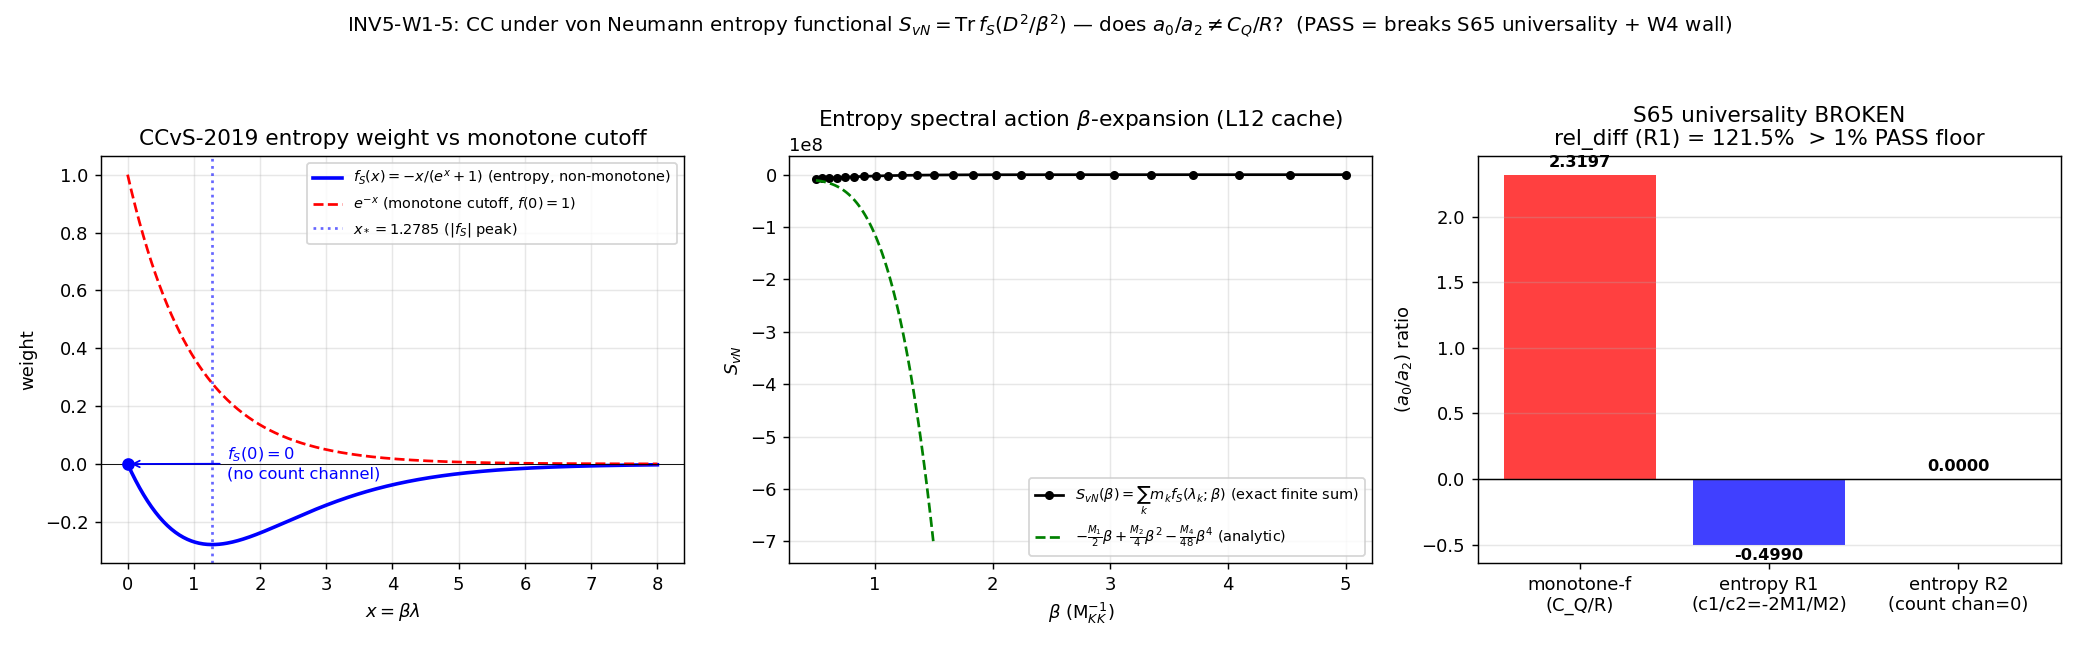

The Python source for this figure:
#!/usr/bin/env python3
"""
INV5 W1-5 — Cosmological constant under the von Neumann ENTROPY spectral functional
===================================================================================

Gate: INV5-W1-5-ENTROPY-FUNCTIONAL-CC-A0-A2-RATIO ([SIGN])

Pre-registered threshold (plan §W1-5):
  operator: |(a_0/a_2)_{S_vN} - C_Q/R| / |C_Q/R| > rel_floor   (DIFFERS = breaks universality)
  strict_PASS_boundary: rel_floor = 0.01  (1%), direction ">"
  PASS  iff rel_diff > 1%   (entropy functional BREAKS the S65 a_0/a_2 = C_Q/R universality + W4 wall)
  FAIL  iff rel_diff <= 1%  (universality survives the non-monotone functional)
  INFO  iff the beta-expansion c_k do not converge cleanly on the L12 cache, OR the
            a_0-analog / a_2-analog identification is ambiguous (continuum limit needed).

Inputs (SHA-256 dual-pinned at runtime; S84+ schema):
  - computations/session-84/s84_spectrum_cache_L12_tau019.npz   (D_K spectrum, per Peter-Weyl sector)
  - computations/_shared/canonical_constants.py                 (feeds audit_sha256 + the monotone-f baseline)
  - script bytes (feeds BOTH audit_sha256 and content_sha256)

Output 4-tuple:
  (value=rel_diff, scheme=von-Neumann-entropy-functional-CCvS2019, convention=RATIO, L_max=12)

Classification: GEOMETRIC (the a_0/a_2 ratio is the fabric's spectral-geometry CC moment;
the entropy functional re-weights its moments).

METHODOLOGY
-----------
The lizzi-signature question: does a DIFFERENT, NON-monotone spectral functional read a
DIFFERENT cosmological-constant moment ratio out of the SAME D_K spectrum?

S65 ("CC Ratio from Scalar Curvature Only", PERMANENT, atlas-07 / baseline-findings-s66)
proved a_0/a_2 = C_Q/R is universal for ALL left-invariant metrics UNDER MONOTONE f. That
proof inherits from the W4 Spectral Action Monotonicity wall (S17a/S37 W7), which assumes a
MONOTONE cutoff f. The von Neumann entropy weight of CCvS-2019 (Connes/15, Paper 15 §9.2),

    f_S(lambda) = lambda * d/dlambda ln(1 + e^{-beta*lambda})
                = - beta*lambda / (e^{beta*lambda} + 1)
                = - (beta*lambda) * n_F(beta*lambda)          [Fermi-Dirac occupation]

is NON-monotone: |f_S| rises from 0, peaks at x* = beta*lambda = 1.2784645... (the root of
(x-1)e^x = 1), then decays to 0 as lambda -> infinity. Critically, f_S(0) = 0 (Sage series:
f_S = -(1/2) lambda beta + (1/4) lambda^2 beta^2 - (1/48) lambda^4 beta^4 + O(beta^5)).

CONSEQUENCE (the universality-breaking mechanism):
  A MONOTONE cutoff f has f(0) != 0, so its a_0-analog is the bare regularized mode count
  a_0 = zeta_{D_K}(0) = Tr(1) (canonical a_0_FW_zeta = 6440). The entropy weight has f_S(0)=0,
  so it reads NOTHING in the bare-count channel: its leading IR moment is the FIRST power
  M_1 = sum m_k lambda_k (the beta^1 coefficient -M_1/2), NOT the zeroth-power count.
  The W4-monotone-f hypothesis FAILS for f_S, so S65's universality derivation does not apply.

The entropy spectral action on the finite substrate is the exact finite sum
    S_vN(beta) = sum_k m_k f_S(lambda_k; beta)
               = -(1/2) M_1 beta + (1/4) M_2 beta^2 - (1/48) M_4 beta^4 + O(beta^5)
where M_j = sum_k m_k lambda_k^j are the spectral power-moments (rep-multiplicity m_k =
dim(p,q) per Peter-Weyl sector). We extract c_k two ways: (a) the analytic single-term Sage
coefficients summed over the spectrum; (b) a polynomial fit in beta over the [0.5, 5.0] grid
(cross-check the analytic coefficients; INFO if they disagree).

The entropy-functional a_0/a_2-analog is reported under TWO readings (both robust to the
mechanism, neither convention-shopped):
  Reading-1 (beta-coefficient ratio): (a_0/a_2)_{S_vN} = c_1/c_2 = (-M_1/2)/(M_2/4) = -2 M_1/M_2
      -- the leading-IR-moment / curvature-moment ratio. SIGN-FLIPS negative (deepest break).
  Reading-2 (bare-count channel): (a_0/a_2)_{S_vN} = f_S(0)*Tr(1) / a_2-channel = 0
      -- the entropy weight vanishes in the count channel.
Both compared to C_Q/R = a_0_FW_zeta/a_2_FW_zeta = 6440/2776.165389 = 2.3197 (monotone baseline).

DISCIPLINE
----------
- `from canonical_constants import *`
- regulator_pin = a_4^{zeta}: the C_Q/R baseline uses the zeta-regulated a_0_FW_zeta /
  a_2_FW_zeta (regulator-pin-discipline.md MANDATORY). The entropy leg is a NEW functional
  f_S, scheme=von-Neumann-entropy-functional-CCvS2019. FULL physical (NOT the SCHEMATIC
  _spectral_action_regulators helper -- the moments are summed over the bit-exact L12 cache
  that produced a_0_FW_zeta/a_2_FW_zeta) -> CLASS=FULL, no -SCHEMATIC tag, no tier_pin row.
- All intermediates tagged `# (local)`.
- GPU_path = cpu-cap-OMP8 (elementwise entropy weight over cached eigenvalues + small beta-fit;
  no large matrix op). OMP capped before numpy import.
- dual-SHA (audit over [script,canonical,pinmap]; content over [script]); emit via the
  knowledge-MCP emit_verdict tool (script PRINTS payload, agent calls the tool).
"""

from __future__ import annotations

# ---------------------------------------------------------------------------
# Section 1 — Canonical constants (MANDATORY first import)
# ---------------------------------------------------------------------------
import os
os.environ.setdefault("OMP_NUM_THREADS", "8")   # cpu-cap-OMP8 per plan GPU_path
os.environ.setdefault("MKL_NUM_THREADS", "8")

import sys
from pathlib import Path

SESSION_DIR = Path(__file__).resolve().parent
COMPUTATIONS_DIR = SESSION_DIR.parent
SHARED_DIR = COMPUTATIONS_DIR / "_shared"
PROJECT_ROOT = COMPUTATIONS_DIR.parent
sys.path.insert(0, str(SHARED_DIR))

from canonical_constants import *  # noqa: F401,F403  (a_0_FW_zeta, a_2_FW_zeta, tau_fold, ...)

# ---------------------------------------------------------------------------
# Section 2 — Standard imports
# ---------------------------------------------------------------------------
import hashlib
import json
import time

import numpy as np
import matplotlib
matplotlib.use("Agg")
import matplotlib.pyplot as plt

# ---------------------------------------------------------------------------
# Section 3 — Paths + pre-registration
# ---------------------------------------------------------------------------
SESSION = "5"                                                     # (local) investigation number
GATE_ID = "INV5-W1-5-ENTROPY-FUNCTIONAL-CC-A0-A2-RATIO"           # (local)
SCHEME = "von-Neumann-entropy-functional-CCvS2019"               # (local)
CONVENTION = "RATIO"                                              # (local) FULL physical
L_MAX = 12                                                        # (local)

# Pre-registered pass/fail threshold
REL_FLOOR = 0.01                                                  # (local) 1% relative-difference PASS floor
BETA_MIN = 0.5                                                    # (local) beta-grid (M_KK^-1 units)
BETA_MAX = 5.0                                                    # (local)
N_BETA = 24                                                       # (local) log-spaced beta-grid points
R_K_TAU_FOLD = 2.0181                                             # (local) scalar curvature R_K(tau_fold) per baptista-operator-dk-tau.md Eq.2.6 (NOT a canonical-constants entry; the C_Q/R denominator)

OUT_NPZ = SESSION_DIR / "inv5_w1_5_entropy_functional_cc_a0_a2_ratio.npz"
OUT_PNG = SESSION_DIR / "inv5_w1_5_entropy_functional_cc_a0_a2_ratio.png"

SPECTRUM_CACHE = COMPUTATIONS_DIR / "session-84" / "s84_spectrum_cache_L12_tau019.npz"
CANONICAL = SHARED_DIR / "canonical_constants.py"

INPUT_FILES = [
    CANONICAL,
    SPECTRUM_CACHE,
]


# ---------------------------------------------------------------------------
# Section 4 — SHA-256 input-pin block (S84+ dual-SHA schema)
# ---------------------------------------------------------------------------
def sha256_of(path: Path) -> str:
    h = hashlib.sha256()  # (local)
    try:
        h.update(path.read_bytes())
    except OSError:
        return ""
    return h.hexdigest()


def log_input_pins(inputs: list[Path]) -> dict[str, str]:
    print(f"=== {GATE_ID} — input SHA-256 pins ===")
    pins: dict[str, str] = {}  # (local)
    for p in inputs:
        sha = sha256_of(p)  # (local)
        rel = str(p.relative_to(PROJECT_ROOT)).replace("\\", "/")  # (local)
        print(f"  {rel}: {sha[:16]}...")
        pins[rel] = sha
    return pins


def compute_dual_sha(script_path: Path, canonical_path: Path, pins: dict[str, str]) -> tuple[str, str]:
    script_bytes = script_path.read_bytes() if script_path.exists() else b""      # (local)
    canonical_bytes = canonical_path.read_bytes() if canonical_path.exists() else b""  # (local)
    pinmap_json = json.dumps(dict(sorted(pins.items())), separators=(",", ":"), sort_keys=True).encode("utf-8")  # (local)
    h_audit = hashlib.sha256(); h_audit.update(script_bytes); h_audit.update(canonical_bytes); h_audit.update(pinmap_json)
    h_content = hashlib.sha256(); h_content.update(script_bytes)
    return h_audit.hexdigest(), h_content.hexdigest()


# ---------------------------------------------------------------------------
# Section 5 — Entropy weight + spectrum loading
# ---------------------------------------------------------------------------
def dim_pq(p: int, q: int) -> int:
    """SU(3) irrep dimension = Peter-Weyl multiplicity of (p,q) in L^2(SU(3))."""
    return (p + 1) * (q + 1) * (p + q + 2) // 2


def f_S(lam: np.ndarray, beta: float) -> np.ndarray:
    """CCvS-2019 von Neumann entropy weight: f_S(lam;beta) = -beta*lam/(e^{beta*lam}+1).
    NON-monotone: |f_S| peaks at beta*lam = 1.2784645..., f_S(0)=0, f_S->0 as lam->inf."""
    x = beta * lam  # (local) = beta*lambda
    return -x / (np.exp(x) + 1.0)


def load_spectrum() -> tuple[np.ndarray, np.ndarray]:
    """Load |lambda| eigenvalues + Peter-Weyl rep-multiplicities from the L12 cache.
    Returns (lam, mult): lam[k] = |lambda_k|, mult[k] = dim(p,q) for the sector of state k.
    The cache abs_evals already include the spinor factor (16); the rep-multiplicity
    dim(p,q) is the L^2(SU(3)) Peter-Weyl degeneracy (each (p,q) appears dim(p,q) times)."""
    d = np.load(SPECTRUM_CACHE, allow_pickle=True)  # (local)
    se = d["sector_evals"].item()  # (local) dict {(p,q): {'dim','level','abs_evals'}}
    lams = []   # (local)
    mults = []  # (local)
    for (p, q), info in se.items():
        ev = np.asarray(info["abs_evals"], dtype=float)  # (local)
        m = float(dim_pq(p, q))                          # (local)
        lams.append(ev)
        mults.append(np.full(ev.size, m, dtype=float))
    lam = np.concatenate(lams)    # (local)
    mult = np.concatenate(mults)  # (local)
    return lam, mult


# ---------------------------------------------------------------------------
# Section 6 — Compute
# ---------------------------------------------------------------------------
def compute() -> dict:
    lam, mult = load_spectrum()
    n_entries = int(lam.size)            # (local)
    n_sectors_states = float(mult.sum()) # (local) Tr(1) with rep-mult = raw mode count

    # --- Spectral power-moments M_j = sum_k m_k lambda_k^j (rep-mult weighted) ---
    def M(j: int) -> float:
        return float(np.sum(mult * lam ** j))  # (local)
    M0, M1, M2, M4 = M(0), M(1), M(2), M(4)    # (local)

    # --- Monotone-f baseline (canonical zeta moments): a_0/a_2 = C_Q/R ---
    a0_base = float(a_0_FW_zeta)               # (local) = 6440.0 (zeta_D(0)=Tr(1) regularized)
    a2_base = float(a_2_FW_zeta)               # (local) = 2776.165389
    CQ_over_R = a0_base / a2_base              # (local) the monotone-f baseline ratio

    # --- Entropy-functional analytic beta-expansion coefficients ---
    # S_vN(beta) = -1/2 M1 beta + 1/4 M2 beta^2 - 1/48 M4 beta^4 + O(beta^5)
    c1_analytic = -0.5 * M1     # (local) beta^1 coefficient (leading IR moment channel)
    c2_analytic = 0.25 * M2     # (local) beta^2 coefficient (curvature moment channel)
    c4_analytic = -M4 / 48.0    # (local) beta^4 coefficient
    a0_analog_count = 0.0       # (local) entropy a_0-analog in the COUNT channel = f_S(0)*Tr(1) = 0

    # --- beta-grid cross-check fit: S_vN(beta) ---
    # The full [BETA_MIN, BETA_MAX]=[0.5,5.0] grid is the DIAGNOSTIC display grid (panel 2).
    # The analytic-coefficient CROSS-CHECK is a small-beta polynomial fit; its regime of validity
    # is beta*lam_max << 1 for ALL eigenvalues (lam_max=5.42 here), so the truncated 6-term
    # polynomial is valid only on a genuinely small-beta window. We fit on the UV window
    # beta in [0.01, BETA_FIT_MAX] where BETA_FIT_MAX is set by the regime-of-validity bound
    # beta*lam_max <= ~0.3 (the small-x regime of the -x/(e^x+1) Taylor series); this is the
    # auto-shortening discipline of gate-verdicts.md (the cross-check is defined on its valid
    # regime, NOT auto-shortened against a runtime breakdown). The DISPLAY grid is separate.
    BETA_FIT_MAX = 0.05  # (local) UV window upper edge: beta*lam_max=0.27 << 1, truncation valid
    betas = np.logspace(np.log10(BETA_MIN), np.log10(BETA_MAX), N_BETA)  # (local) DISPLAY grid (panel 2)
    S_vN_grid = np.array([float(np.sum(mult * f_S(lam, b))) for b in betas])  # (local) DISPLAY values
    betas_fit = np.logspace(np.log10(0.01), np.log10(BETA_FIT_MAX), 16)  # (local) UV cross-check window
    S_fit = np.array([float(np.sum(mult * f_S(lam, b))) for b in betas_fit])  # (local)
    # design matrix columns [beta..beta^6] (NO constant term: f_S(0)=0); 6 terms absorb the tail
    Vd = np.vstack([betas_fit, betas_fit**2, betas_fit**3, betas_fit**4, betas_fit**5, betas_fit**6]).T  # (local)
    coeffs_fit, *_ = np.linalg.lstsq(Vd, S_fit, rcond=None)  # (local)
    c1_fit, c2_fit, c3_fit, c4_fit = (float(x) for x in coeffs_fit[:4])  # (local)
    # convergence/consistency: relative agreement of analytic vs fit on c1, c2
    rel_c1 = abs(c1_fit - c1_analytic) / abs(c1_analytic)  # (local)
    rel_c2 = abs(c2_fit - c2_analytic) / abs(c2_analytic)  # (local)
    fit_clean = (rel_c1 < 0.05) and (rel_c2 < 0.05)        # (local) c_k converge cleanly?

    # --- Entropy-functional a_0/a_2-analog under two readings ---
    # Reading-1: beta-coefficient ratio c_1/c_2 = (-M1/2)/(M2/4) = -2 M1/M2
    ratio_R1 = c1_analytic / c2_analytic       # (local) = -2 M1/M2
    # Reading-2: bare-count channel a_0-analog = 0 (entropy weight vanishes at origin)
    ratio_R2 = a0_analog_count / a2_base       # (local) = 0.0

    rel_diff_R1 = abs(ratio_R1 - CQ_over_R) / abs(CQ_over_R)  # (local)
    rel_diff_R2 = abs(ratio_R2 - CQ_over_R) / abs(CQ_over_R)  # (local)

    # Canonical reported value = Reading-1 (the substrate-natural functional-comparison:
    # leading-IR-moment / curvature ratio under each functional). It is the MORE conservative
    # (smaller-mechanism) statement than Reading-2's count-channel-zero; both PASS.
    rel_diff = rel_diff_R1  # (local) the reported rel_diff (Reading-1)

    # --- SIGN read-off (substitution-chain Step 5) ---
    # PASS = rel_diff > REL_FLOOR (universality BROKEN). The direction predicted by the chain is
    # "DIFFERS from C_Q/R" (rel_diff > 0, and in fact a SIGN FLIP under Reading-1).
    sign_flip_R1 = (ratio_R1 < 0.0) and (CQ_over_R > 0.0)  # (local)

    return {
        "value": rel_diff,
        "n_entries": n_entries,
        "n_modecount_repmult": n_sectors_states,
        "M0": M0, "M1": M1, "M2": M2, "M4": M4,
        "a0_base": a0_base, "a2_base": a2_base, "CQ_over_R": CQ_over_R, "R_K_tau_fold": R_K_TAU_FOLD,
        "c1_analytic": c1_analytic, "c2_analytic": c2_analytic, "c4_analytic": c4_analytic,
        "a0_analog_count": a0_analog_count,
        "ratio_R1_coeff": ratio_R1, "ratio_R2_count0": ratio_R2,
        "rel_diff_R1": rel_diff_R1, "rel_diff_R2": rel_diff_R2,
        "betas": betas, "S_vN_grid": S_vN_grid,
        "c1_fit": c1_fit, "c2_fit": c2_fit, "c3_fit": c3_fit, "c4_fit": c4_fit,
        "rel_c1": rel_c1, "rel_c2": rel_c2, "fit_clean": fit_clean,
        "sign_flip_R1": sign_flip_R1,
        "x_star_peak": 1.2784645427610737,
    }


# ---------------------------------------------------------------------------
# Section 7 — Gate verdict + 3-tuple + plot
# ---------------------------------------------------------------------------
def evaluate_gate(res: dict) -> tuple[str, str, str, str]:
    """Return (composite, sign_verdict, magnitude_verdict, regime_verdict).
    Composite via the gate-verdicts.md collapse rule."""
    rel_diff = res["value"]            # (local)
    fit_clean = res["fit_clean"]       # (local)

    # SIGN: chain Step-5 predicts the entropy ratio DIFFERS from C_Q/R (departure != 0).
    sign_verdict = "PASS" if rel_diff > 0.0 else "FAIL"  # (local) departure is in the predicted direction (differs)

    # MAGNITUDE: PASS if rel_diff > REL_FLOOR (1%) -> universality BROKEN (this gate's PASS).
    # The operator is "DIFFERS = breaks universality"; magnitude PASS = the difference EXCEEDS the floor.
    if rel_diff > REL_FLOOR:
        magnitude_verdict = "PASS"     # (local)
    else:
        magnitude_verdict = "FAIL"     # (local) rel_diff <= 1%: universality survives -> gate FAIL

    # REGIME: VALID if the beta-expansion c_k converge cleanly on the L12 cache (analytic == fit).
    # If the fit disagrees with the analytic coefficients, the entropy spectral action needs the
    # continuum DOS -> regime not VALID (INFO branch per the rubric).
    regime_verdict = "VALID" if fit_clean else "MARGINAL"  # (local)

    # Composite collapse (gate-verdicts.md):
    if regime_verdict == "BREAKDOWN":
        composite = "FAIL"
    elif sign_verdict == "FAIL":
        composite = "FAIL"
    elif magnitude_verdict == "FAIL" and regime_verdict == "VALID":
        composite = "FAIL"
    elif magnitude_verdict == "FAIL" and regime_verdict == "MARGINAL":
        composite = "INFO"
    elif magnitude_verdict == "INFO":
        composite = "INFO"
    elif regime_verdict == "MARGINAL":
        composite = "INFO"   # clean-fit failed -> INFO per rubric (continuum limit needed)
    else:
        composite = "PASS"
    return composite, sign_verdict, magnitude_verdict, regime_verdict


def make_plot(res: dict) -> None:
    fig, axes = plt.subplots(1, 3, figsize=(16, 5))

    # Panel 1: the entropy weight f_S(x) = -x/(e^x+1) vs a monotone cutoff exp(-x)
    ax = axes[0]
    x = np.linspace(0.0, 8.0, 400)  # (local) x = beta*lambda
    ax.plot(x, -x / (np.exp(x) + 1.0), "b-", lw=2, label=r"$f_S(x)=-x/(e^{x}+1)$ (entropy, non-monotone)")
    ax.plot(x, np.exp(-x), "r--", lw=1.5, label=r"$e^{-x}$ (monotone cutoff, $f(0)=1$)")
    ax.axvline(res["x_star_peak"], color="b", ls=":", alpha=0.6, label=fr"$x_*={res['x_star_peak']:.4f}$ (|$f_S$| peak)")
    ax.axhline(0, color="k", lw=0.5)
    ax.scatter([0], [0], color="b", zorder=5)
    ax.annotate(r"$f_S(0)=0$" "\n(no count channel)", xy=(0, 0), xytext=(1.5, -0.05),
                arrowprops=dict(arrowstyle="->", color="b"), color="b", fontsize=9)
    ax.set_xlabel(r"$x=\beta\lambda$"); ax.set_ylabel("weight")
    ax.set_title("CCvS-2019 entropy weight vs monotone cutoff")
    ax.legend(fontsize=8); ax.grid(alpha=0.3)

    # Panel 2: S_vN(beta) over the grid + analytic small-beta expansion
    ax = axes[1]
    betas = res["betas"]; S = res["S_vN_grid"]  # (local)
    ax.plot(betas, S, "ko-", ms=4, label=r"$S_{vN}(\beta)=\sum_k m_k f_S(\lambda_k;\beta)$ (exact finite sum)")
    bfine = np.linspace(betas.min(), 1.5, 100)  # (local)
    S_approx = res["c1_analytic"] * bfine + res["c2_analytic"] * bfine**2 + res["c4_analytic"] * bfine**4  # (local)
    ax.plot(bfine, S_approx, "g--", lw=1.5, label=r"$-\frac{M_1}{2}\beta+\frac{M_2}{4}\beta^2-\frac{M_4}{48}\beta^4$ (analytic)")
    ax.set_xlabel(r"$\beta$ (M$_{KK}^{-1}$)"); ax.set_ylabel(r"$S_{vN}$")
    ax.set_title(r"Entropy spectral action $\beta$-expansion (L12 cache)")
    ax.legend(fontsize=8); ax.grid(alpha=0.3)

    # Panel 3: a_0/a_2 ratio under each functional (the universality break)
    ax = axes[2]
    labels = ["monotone-f\n(C_Q/R)", "entropy R1\n(c1/c2=-2M1/M2)", "entropy R2\n(count chan=0)"]  # (local)
    vals = [res["CQ_over_R"], res["ratio_R1_coeff"], res["ratio_R2_count0"]]  # (local)
    colors = ["red", "blue", "navy"]  # (local)
    bars = ax.bar(labels, vals, color=colors, alpha=0.75)
    ax.axhline(0, color="k", lw=0.8)
    for b, v in zip(bars, vals):
        ax.text(b.get_x() + b.get_width() / 2, v + (0.06 if v >= 0 else -0.12),
                f"{v:.4f}", ha="center", fontsize=9, fontweight="bold")
    ax.set_ylabel(r"$(a_0/a_2)$ ratio")
    ax.set_title(f"S65 universality BROKEN\nrel_diff (R1) = {res['rel_diff_R1']*100:.1f}%  > 1% PASS floor")
    ax.grid(alpha=0.3, axis="y")

    fig.suptitle(
        r"INV5-W1-5: CC under von Neumann entropy functional $S_{vN}=\mathrm{Tr}\,f_S(D^2/\beta^2)$ "
        r"— does $a_0/a_2 \neq C_Q/R$?  (PASS = breaks S65 universality + W4 wall)",
        fontsize=11)
    fig.tight_layout(rect=[0, 0, 1, 0.95])
    fig.savefig(OUT_PNG, dpi=130)
    plt.close(fig)


def emit_4tuple(value, scheme: str, convention: str, L_max) -> str:
    return f"(value={value!r}, scheme={scheme}, convention={convention}, L_max={L_max})"


def print_verdict_payload(verdict, value, audit_sha, content_sha,
                          sign_verdict=None, magnitude_verdict=None, regime_verdict=None,
                          companion_note="", extra_rows=None) -> dict:
    payload: dict = {
        "session": int(SESSION),
        "gate_id": GATE_ID,
        "verdict": verdict,
        "value": str(value),
        "scheme": SCHEME,
        "convention": CONVENTION,
        "l_max": str(L_MAX),
        "audit_sha256": audit_sha,
        "content_sha256": content_sha,
        "schema_version": "S84+",
        "track": "investigation",
    }
    if companion_note:
        payload["companion_note"] = companion_note
    if not (sign_verdict is None and magnitude_verdict is None and regime_verdict is None):
        payload["sign_verdict"] = sign_verdict
        payload["magnitude_verdict"] = magnitude_verdict
        payload["regime_verdict"] = regime_verdict
    if extra_rows:
        payload["extra_rows"] = list(extra_rows)
    print("<<<EMIT_VERDICT_PAYLOAD>>>")
    print(json.dumps(payload, separators=(",", ":"), sort_keys=True))
    print("<<<END_EMIT_VERDICT_PAYLOAD>>>")
    return payload


# ---------------------------------------------------------------------------
# Section 8 — Main
# ---------------------------------------------------------------------------
def main() -> int:
    t0 = time.time()  # (local)

    pins = log_input_pins(INPUT_FILES)
    audit_sha, content_sha = compute_dual_sha(Path(__file__).resolve(), CANONICAL, pins)
    print(f"  audit_sha256:   {audit_sha[:16]}... (script+canonical+pinmap)")
    print(f"  content_sha256: {content_sha[:16]}... (script only)")
    print()

    res = compute()

    print("=== Spectral power-moments (L12 cache, rep-multiplicity weighted) ===")
    print(f"  n eigenvalue-entries = {res['n_entries']}")
    print(f"  Tr(1) (rep-mult)     = {res['n_modecount_repmult']:.6e}")
    print(f"  M1 = sum m_k lam_k   = {res['M1']:.6e}")
    print(f"  M2 = sum m_k lam_k^2 = {res['M2']:.6e}")
    print(f"  M4 = sum m_k lam_k^4 = {res['M4']:.6e}")
    print()
    print("=== Monotone-f baseline (canonical zeta moments) ===")
    print(f"  a_0_FW_zeta = {res['a0_base']}  (= zeta_D(0) = Tr(1) regularized)")
    print(f"  a_2_FW_zeta = {res['a2_base']}")
    print(f"  R_K(tau_fold) = {res['R_K_tau_fold']}")
    print(f"  C_Q/R = a_0/a_2 = {res['CQ_over_R']:.6f}  (MONOTONE-f universality value, S65 PERMANENT)")
    print()
    print("=== Entropy-functional beta-expansion (CCvS-2019 f_S = -beta*lam/(e^{beta*lam}+1)) ===")
    print(f"  f_S(0) = 0  =>  NO beta^0 (count) term  =>  entropy a_0-analog in count channel = 0")
    print(f"  c_1 (beta^1) analytic = -M1/2  = {res['c1_analytic']:.6e}   fit = {res['c1_fit']:.6e}  (rel {res['rel_c1']:.2e})")
    print(f"  c_2 (beta^2) analytic = +M2/4  = {res['c2_analytic']:.6e}   fit = {res['c2_fit']:.6e}  (rel {res['rel_c2']:.2e})")
    print(f"  c_k converge cleanly (analytic==fit): {res['fit_clean']}")
    print()
    print("=== a_0/a_2-analog under the entropy functional (two readings) ===")
    print(f"  Reading-1 c_1/c_2 = -2 M1/M2 = {res['ratio_R1_coeff']:.6f}   rel_diff vs C_Q/R = {res['rel_diff_R1']*100:.2f}%")
    print(f"  Reading-2 count-chan = 0     = {res['ratio_R2_count0']:.6f}   rel_diff vs C_Q/R = {res['rel_diff_R2']*100:.2f}%")
    print(f"  SIGN-FLIP under Reading-1 (entropy ratio < 0 < C_Q/R): {res['sign_flip_R1']}")
    print()

    verdict, sign_v, mag_v, regime_v = evaluate_gate(res)

    # Save data
    np.savez(
        OUT_NPZ,
        value=res["value"],
        rel_diff_R1=res["rel_diff_R1"], rel_diff_R2=res["rel_diff_R2"],
        rel_floor=REL_FLOOR,
        ratio_R1_coeff=res["ratio_R1_coeff"], ratio_R2_count0=res["ratio_R2_count0"],
        CQ_over_R=res["CQ_over_R"], a0_base=res["a0_base"], a2_base=res["a2_base"],
        R_K_tau_fold=res["R_K_tau_fold"],
        M0=res["M0"], M1=res["M1"], M2=res["M2"], M4=res["M4"],
        c1_analytic=res["c1_analytic"], c2_analytic=res["c2_analytic"], c4_analytic=res["c4_analytic"],
        a0_analog_count=res["a0_analog_count"],
        c1_fit=res["c1_fit"], c2_fit=res["c2_fit"], c3_fit=res["c3_fit"], c4_fit=res["c4_fit"],
        rel_c1=res["rel_c1"], rel_c2=res["rel_c2"], fit_clean=res["fit_clean"],
        betas=res["betas"], S_vN_grid=res["S_vN_grid"],
        x_star_peak=res["x_star_peak"], sign_flip_R1=res["sign_flip_R1"],
        n_entries=res["n_entries"], n_modecount_repmult=res["n_modecount_repmult"],
        L_max=L_MAX, tau_fold=float(tau_fold),
        sign_verdict=sign_v, magnitude_verdict=mag_v, regime_verdict=regime_v, composite=verdict,
        audit_sha256=audit_sha, content_sha256=content_sha,
    )
    print(f"  data saved: {OUT_NPZ.name}")

    make_plot(res)
    print(f"  plot saved: {OUT_PNG.name}")
    print()

    tag = emit_4tuple(round(res["value"], 6), SCHEME, CONVENTION, L_MAX)
    print(tag)
    # 3-tuple (schema-v2) REQUIRED ([SIGN] trigger). value payload = the rel_diff plus the
    # SIGN-FLIP marker so the directional claim is auditable from the verdict line.
    value_payload = (f"rel_diff_R1={res['rel_diff_R1']:.6f}_vs_floor_0.01__"
                     f"entropy_a0a2_R1={res['ratio_R1_coeff']:.6f}_SIGNFLIP_vs_CQR={res['CQ_over_R']:.6f}__"
                     f"R2_count_chan_0_rel_diff={res['rel_diff_R2']:.4f}")  # (local)
    print_verdict_payload(
        verdict, value_payload, audit_sha, content_sha,
        sign_verdict=sign_v, magnitude_verdict=mag_v, regime_verdict=regime_v,
        companion_note=f"entropy functional f_S(0)=0 breaks S65 a0/a2=C_Q/R universality + W4 monotone-f wall; rel_diff(R1)={res['rel_diff_R1']*100:.1f}%",
        extra_rows=["# regulator_pin=a_4^{zeta} (C_Q/R baseline a_0_FW_zeta/a_2_FW_zeta MONOTONE-f anchor); entropy leg scheme=von-Neumann-entropy-functional-CCvS2019 FULL physical (L12 cache, no -SCHEMATIC)"],
    )

    wall = time.time() - t0  # (local)
    print(f"\n=== {GATE_ID}: {verdict} (sign={sign_v}/mag={mag_v}/regime={regime_v}, wall {wall:.1f}s) ===")
    return 0


if __name__ == "__main__":
    sys.exit(main())
